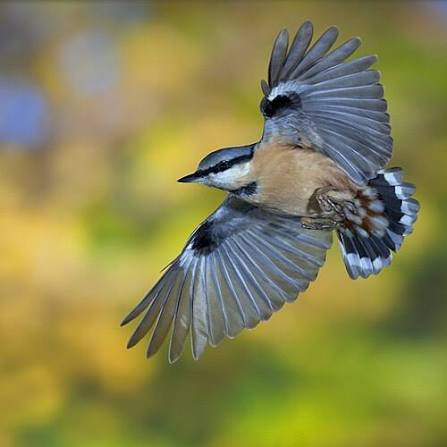
#> input picture dataset/NotRobin/NotRobin1.jpg, 447 x 447 px
$ jupyter execute --allow-errors CNN.ipynb
#> lines starting #> are read from the running program, lines starting #| are printed output that depends on the picture
[cell 1]
from matplotlib import pyplot as plt
from PIL import Image
import matplotlib.image as img
import numpy as np


sizexy=64
image = img.imread("dataset/NotRobin/NotRobin1.jpg")
#> image is the input picture: shape (447, 447, 3); mean R, G, B 135, 132.2, 79.7
Greyscale = np.mean(image[:, :, :3], axis=2)
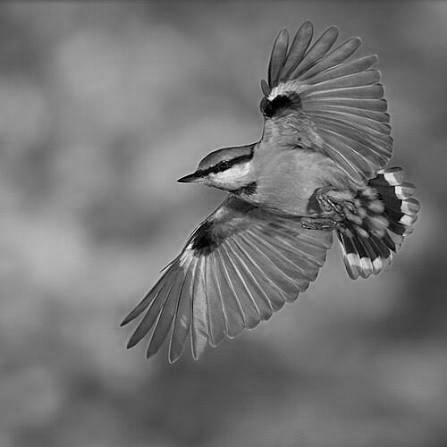
#> Greyscale: shape (447, 447) float64; min 0, max 246.3, mean 115.6
Greyscale = np.array(Image.fromarray(Greyscale).resize((sizexy, sizexy)))
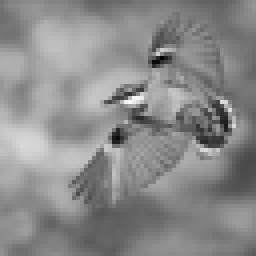
#> Greyscale: shape (64, 64) float32 (shown 4 times larger); min -2.58, max 215.1, mean 115.6; drawn with min black and max white
plt.imshow(Greyscale,interpolation='nearest')

n=3
ans_xy=(sizexy-n+1)
#Convo_arr=[1,0,-1,1,0,-1,1,0,-1]#verticle
kernel = np.random.randn(3,3)


ans=np.zeros((ans_xy,ans_xy))
i=0
j=0
Total=0
c=0
for k in range(ans_xy):
    for c in range(ans_xy):
        Total=0
        for i in range(n):
            for j in range(n) :
                temp=Greyscale[k+i][c+j]*kernel[i][j]
                Total+=temp
                #print (temp)


        ans[k][c]=Total
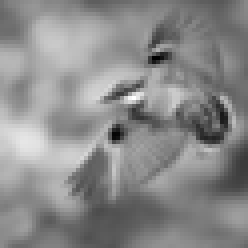
#> ans: shape (62, 62) float64 (shown 4 times larger); min 137.8, max 1381.9, mean 812.7; drawn with min black and max white

plt.imshow(ans,interpolation='nearest')

print (ans)
#> (printed output is left out)


i=0
j=0
for i in range(len(ans)):
    for j in range(len(ans)) :
       if(ans[i][j]<0):
           ans[i][j]*=0.01
#> this loop made 62 passes

plt.imshow(ans,interpolation='nearest')

#pool

pool = 2#int(ans_xy/2)

pooled=np.zeros((int(ans_xy/2),int(ans_xy/2)))
#filter 2*2
#2,2
i=0
j=0
c=0
k=0

biggest=0
for i in range(0, ans_xy-1, 2):
    for j in range(0, ans_xy-1, 2):

        biggest=ans[i][j]
        if (biggest<ans[i+1][j]):
            biggest=ans[i+1][j]
        if(biggest<ans[i][j+1]):
            biggest=ans[i][j+1]
        if(biggest<ans[i+1][j+1]):
            biggest=ans[i+1][j+1]


        pooled[int(i/2)][int(j/2)]=biggest
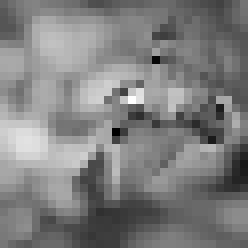
#> pooled: shape (31, 31) float64 (shown 8 times larger); min 324.6, max 1381.9, mean 851.2; drawn with min black and max white
plt.imshow(pooled,interpolation='nearest')


#dense

dense=pooled.flatten()
#> dense = 961 values, max 1381.9 at index 388, min 324.6 at index 510, mean 851.2

import numpy as np

input_size = len(dense)
#> input_size = 961
output_size = 32

standard_deviation = np.sqrt(2.0 / input_size)
#> standard_deviation = 0.0456
weights = np.random.randn(input_size, output_size) * standard_deviation

biases = np.zeros((1, output_size))
# 1. Calculate the gradient for the weights
#> (the rest of this cell did not finish here and is left out)

$ run again, with dataset/NotRobin/NotRobin2.jpg copied over dataset/NotRobin/NotRobin1.jpg
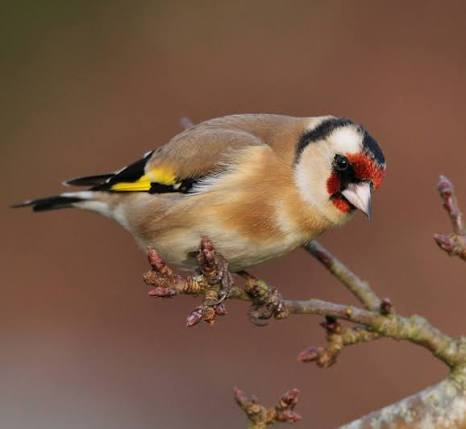
#> input picture dataset/NotRobin/NotRobin2.jpg, 466 x 429 px
#> image is the input picture: shape (429, 466, 3); mean R, G, B 121.3, 89.9, 70.8
#> `Greyscale = np.mean(image[:, :, :3], axis=2)`:
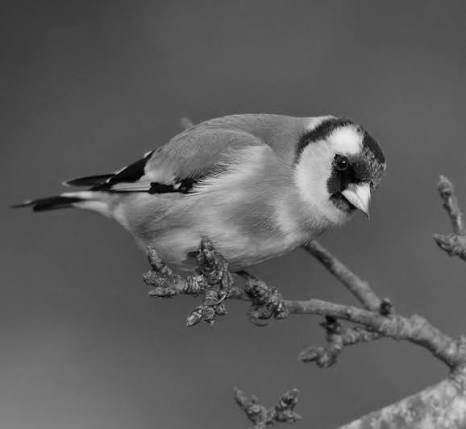
#> Greyscale: shape (429, 466) float64; min 0, max 235, mean 94
#> (printed output is left out)
#> the loop `for i in range(len(ans)):` made 62 passes
#> after the loop `for i in range(0, ans_xy-1, 2):`:
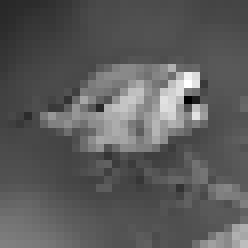
#> pooled: shape (31, 31) float64 (shown 8 times larger); min 178.8, max 1583.8, mean 685.9; drawn with min black and max white
#> dense = 961 values, max 1583.8 at index 333, min 178.8 at index 395, mean 685.9
#> input_size = 961
#> standard_deviation = 0.0456

$ run again, with dataset/NotRobin/NotRobin3.jpg copied over dataset/NotRobin/NotRobin1.jpg
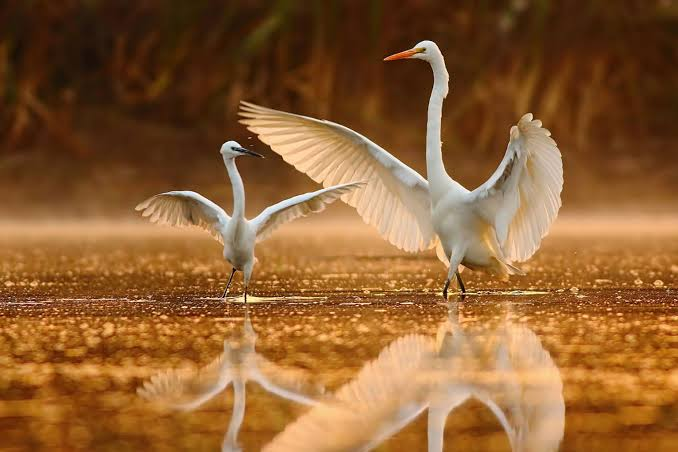
#> input picture dataset/NotRobin/NotRobin3.jpg, 678 x 452 px
#> image is the input picture: shape (452, 678, 3); mean R, G, B 141.4, 94.3, 49.8
#> `Greyscale = np.array(Image.fromarray(Greyscale).resize((sizexy, sizexy..`:
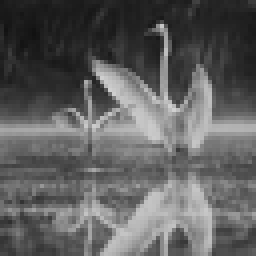
#> Greyscale: shape (64, 64) float32 (shown 4 times larger); min 17.46, max 208.4, mean 95.2
#> (printed output is left out)
#> the loop `for i in range(len(ans)):` made 62 passes
#> after the loop `for i in range(0, ans_xy-1, 2):`:
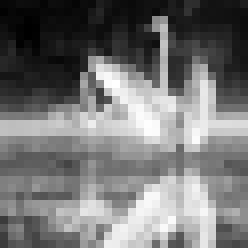
#> pooled: shape (31, 31) float64 (shown 8 times larger); min 168.7, max 1395.6, mean 731.8; drawn with min black and max white
#> dense = 961 values, max 1395.6 at index 324, min 168.7 at index 96, mean 731.8
#> input_size = 961
#> standard_deviation = 0.0456

$ run again, with dataset/NotRobin/NotRobin4.jpg copied over dataset/NotRobin/NotRobin1.jpg
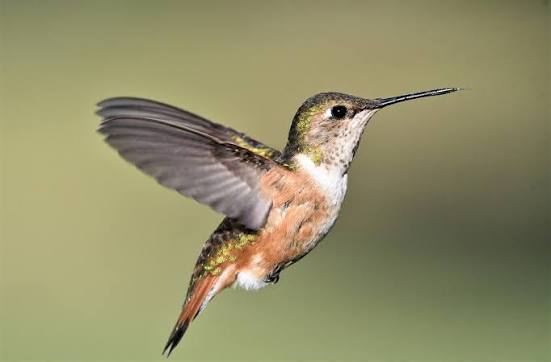
#> input picture dataset/NotRobin/NotRobin4.jpg, 551 x 362 px
#> image is the input picture: shape (362, 551, 3); mean R, G, B 146.5, 142.9, 105.6
#> `Greyscale = np.array(Image.fromarray(Greyscale).resize((sizexy, sizexy..`:
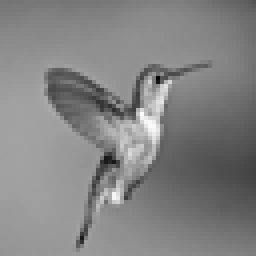
#> Greyscale: shape (64, 64) float32 (shown 4 times larger); min 3.66, max 254.9, mean 131.6
#> (printed output is left out)
#> the loop `for i in range(len(ans)):` made 62 passes
#> after the loop `for i in range(0, ans_xy-1, 2):`:
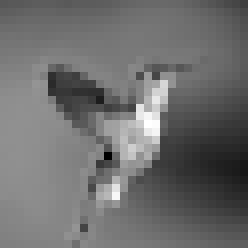
#> pooled: shape (31, 31) float64 (shown 8 times larger); min 387.6, max 1701.1, mean 953.3; drawn with min black and max white
#> dense = 961 values, max 1701.1 at index 483, min 387.6 at index 602, mean 953.3
#> input_size = 961
#> standard_deviation = 0.0456
